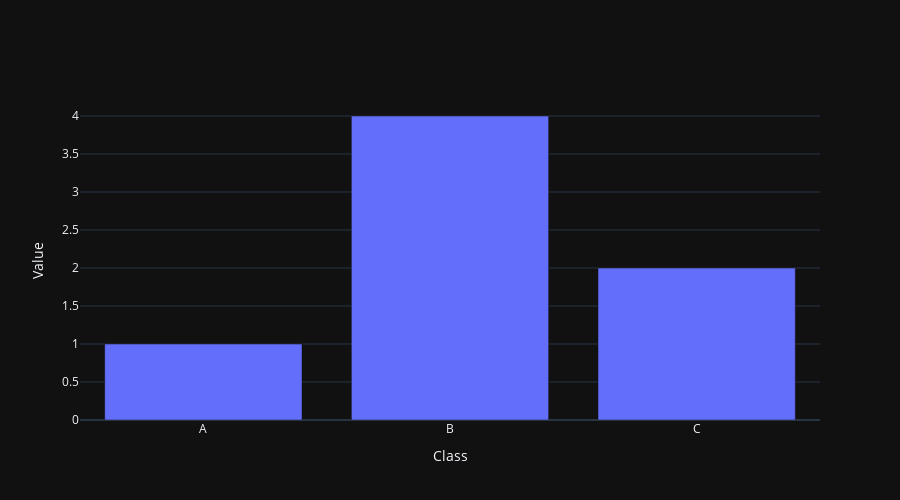

Notebook source saved alongside this figure:
### Markdown cell above
## Bar chart

### Code cell
labels = ['A', 'B', 'C']
values = [1, 4, 2]

fig = go.Figure([go.Bar(x=labels, y=values, line={})])
fig.update_layout(
    width=900,
    height=500,
    xaxis_title="Class", 
    yaxis_title="Value",
    yaxis = {
        "tickmode": "linear",
        "dtick": .5
    },
    template = "plotly_dark"
)

### Figure 1 — Plotly figure (JSON) as saved in the notebook; plotly's stock layout.template omitted (floating-point values rounded to 4 significant figures)
{"data": [{"type": "bar", "x": ["A", "B", "C"], "y": [1, 4, 2]}], "layout": {"height": 500, "width": 900, "xaxis": {"title": {"text": "Class"}}, "yaxis": {"dtick": 0.5, "tickmode": "linear", "title": {"text": "Value"}}}}
